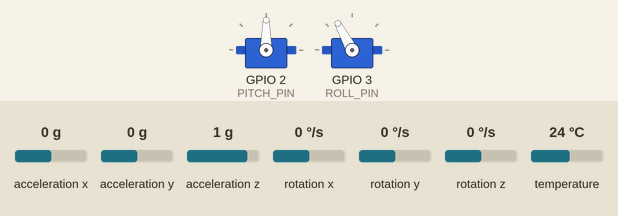
Simulated run of this program. Board: Seeed XIAO ESP32-C3. On the bench: 2 × servo. The test bench sets the inputs (shaded band); at power-on: acceleration x 0 g, acceleration y 0 g, rotation y 0 °/s, rotation x 0 °/s, acceleration z 1 g, rotation z 0 °/s, temperature 24 °C. What the program prints to the serial monitor is not drawn.

Above: at 2.2 s.
2.3 s: acceleration x set to -1.4 g
At 3.9 s:
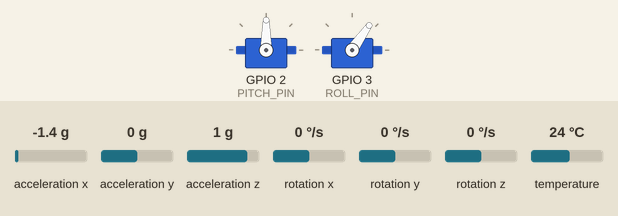
5.3 s: acceleration y set to 0.8 g
At 7.2 s:
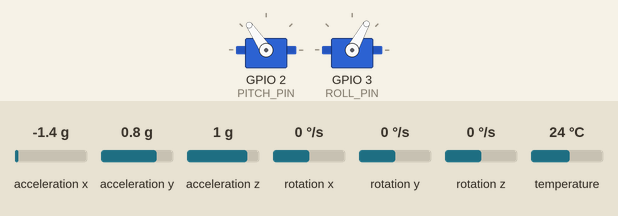
8.3 s: rotation y set to -192 °/s
At 11.0 s:
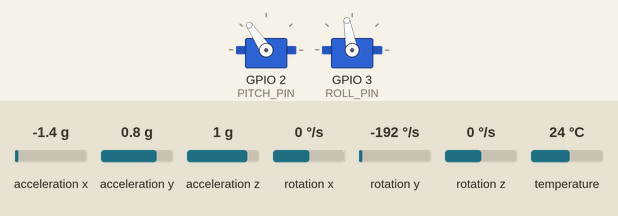
11.3 s: acceleration x set to 0.8 g
At 12.2 s:
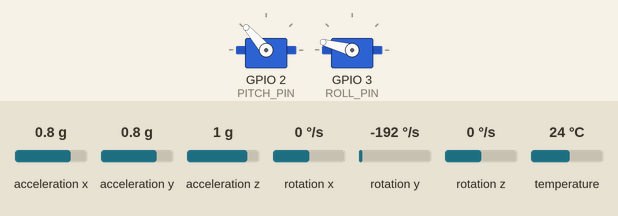
13.2 s: rotation x set to -192 °/s
16.2 s: acceleration y set to -1.4 g
Timing chart, 0 to 19.0 s (numbered marks = the images above; inputs shaded):
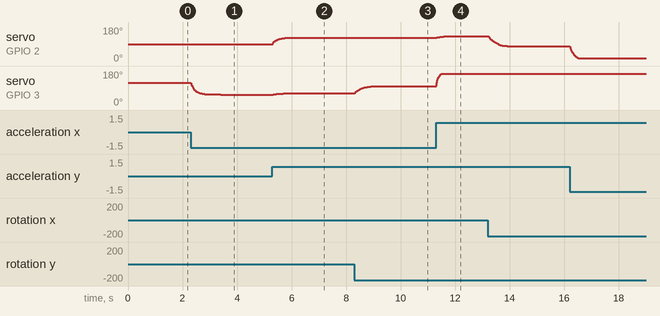

Measured:
- after the input at 2.3 s, servo on GPIO 3 (ROLL_PIN): moves from 118° to 55° over 1.1 s, starting at once
- after the input at 5.3 s, servo on GPIO 2 (PITCH_PIN): moves from 90° to 124° over 0.74 s, starting at once; servo on GPIO 3 (ROLL_PIN): 55° → 59° at once, → 60° 0.20 s later, → 61° 0.16 s later
- after the input at 11.3 s, servo on GPIO 2 (PITCH_PIN): 124° → 129° at once, → 130° 0.25 s later, → 131° 0.18 s later; servo on GPIO 3 (ROLL_PIN): moves from 100° to 165° over 0.18 s, starting at once

The program:

main.cpp
```cpp
#include <Arduino.h>
#include <ESP32Servo.h>
#include <Wire.h>
#include <Adafruit_MPU6050.h>
#include <Adafruit_Sensor.h>
#include <math.h>

// put function declarations here:
Adafruit_MPU6050 mpu;
Servo servoPitch;
Servo servoRoll;

//---VALUES TO TUNE---

const int PITCH_PIN = D0;
const int ROLL_PIN = D1;

//sets the default position of the servo
const int PITCH_CENTER = 90;
const int ROLL_CENTER = 90;

//offsets the default motor position to account for any misalignment
const int PITCH_OFFSET = 0;
const int ROLL_OFFSET = 28; //currently -15 b/c this motor is slightly askew

const float PITCH_GAIN  = 3.1;
const float ROLL_GAIN = 3.1;

const float PITCH_CURVE = 0.75;
const float ROLL_CURVE  = 0.75;

const float GYRO_PITCH_SIGN = 1.0;
const float GYRO_ROLL_SIGN = 1.0;

//==============================

float filteredPitch = 0.0;
float filteredRoll = 0.0;
unsigned long lastTime = 0;

//so that it's sensitive at small movements but doesn't overcompensate at larger movements
float applyCurve(float angle, float gain, float curve) {
    float absAngle = fabs(angle);
    float sign = (angle >= 0.0) ? 1.0 : -1.0;

    return sign * pow(absAngle, curve) * gain;
}

void setup() {
  // put your setup code here, to run once:
  Serial.begin(115200);
  delay(1000);

  Serial.println("Starting setup...");

  //just in case
  if(!mpu.begin()){
    Serial.println("Error...");
    while(1) {
      delay(10);
    }
  }
  Serial.println("MPU6050 Found!");

  //mpu settings
  mpu.setAccelerometerRange(MPU6050_RANGE_2_G);
  mpu.setGyroRange(MPU6050_RANGE_250_DEG);
  mpu.setFilterBandwidth(MPU6050_BAND_184_HZ);

  ESP32PWM::allocateTimer(0);
  ESP32PWM::allocateTimer(1);

  servoPitch.setPeriodHertz(50);
  servoRoll.setPeriodHertz(50);

  servoPitch.attach(PITCH_PIN, 500, 2400);
  servoRoll.attach(ROLL_PIN, 500, 2400);

  servoPitch.write(PITCH_CENTER + PITCH_OFFSET);
  servoRoll.write(ROLL_CENTER + ROLL_OFFSET);

  lastTime = micros();
  Serial.println("--Ready!--");

}

void loop() {
  // put your main code here, to run repeatedly:

  sensors_event_t a, g, temp;
  mpu.getEvent(&a, &g, &temp);

  //convert to angles (in degrees)
  // float pitchAngle = (atan2(a.acceleration.y, a.acceleration.z) * 180.0) / PI;
  // float rollAngle = (atan2(a.acceleration.x, a.acceleration.z) * 180.0) / PI;

  // int pitchTarget = constrain(PITCH_CENTER + pitchAngle, 20, 160);
  // int rollTarget = constrain(ROLL_CENTER - rollAngle, 20, 160);

  unsigned long currentTime = millis();
  float dt = (currentTime - lastTime) / 1000.0;
  lastTime = currentTime;

  float accelPitch = atan2(a.acceleration.y, hypotf(a.acceleration.x, a.acceleration.z)) * 180.0 / PI;
  float accelRoll = atan2(-a.acceleration.x, hypotf(a.acceleration.y, a.acceleration.z)) * 180.0 / PI;

  float gyroPitchRate = g.gyro.x * 180.0 / PI * GYRO_PITCH_SIGN;
  float gyroRollRate = g.gyro.y * 180.0 / PI * GYRO_ROLL_SIGN;

  filteredPitch = 0.98 * (filteredPitch + gyroPitchRate * dt) + 0.02 * accelPitch;
  filteredRoll = 0.98 * (filteredRoll + gyroRollRate * dt) + 0.02 * accelRoll;

  float pitchCorrection = applyCurve(filteredPitch, PITCH_GAIN, PITCH_CURVE);
  float rollCorrection  = applyCurve(filteredRoll, ROLL_GAIN, ROLL_CURVE);

  int pitchTarget = PITCH_CENTER + PITCH_OFFSET + pitchCorrection;
  int rollTarget = ROLL_CENTER + ROLL_OFFSET - rollCorrection;

  pitchTarget = constrain(pitchTarget, 15, 165);
  rollTarget = constrain(rollTarget, 15, 165);

  servoPitch.write(pitchTarget);
  servoRoll.write(rollTarget);

  Serial.print("Filtered Pitch: ");
  Serial.print(filteredPitch);
  Serial.print(" | Filtered Roll: ");
  Serial.println(filteredRoll);

  delay(1);
}
```
